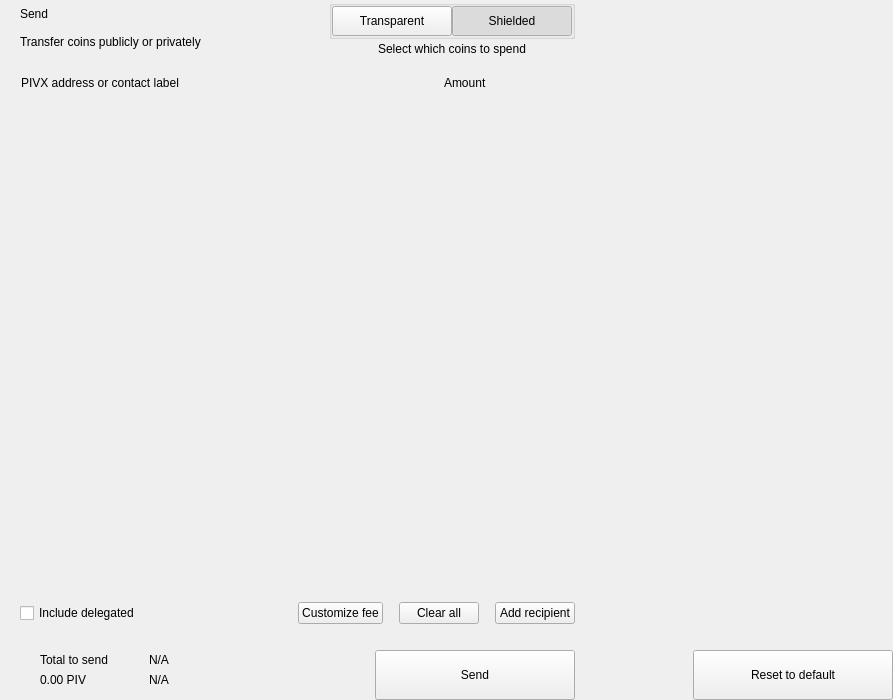
<?xml version="1.0" encoding="UTF-8"?>
<ui version="4.0">
 <class>send</class>
 <widget class="QWidget" name="send">
  <property name="geometry">
   <rect>
    <x>0</x>
    <y>0</y>
    <width>893</width>
    <height>700</height>
   </rect>
  </property>
  <property name="windowTitle">
   <string>Form</string>
  </property>
  <layout class="QHBoxLayout" name="horizontalLayout_2" stretch="2,1">
   <property name="spacing">
    <number>0</number>
   </property>
   <property name="leftMargin">
    <number>0</number>
   </property>
   <property name="topMargin">
    <number>0</number>
   </property>
   <property name="rightMargin">
    <number>0</number>
   </property>
   <property name="bottomMargin">
    <number>0</number>
   </property>
   <item>
    <widget class="QWidget" name="left" native="true">
     <layout class="QVBoxLayout" name="verticalLayout_3">
      <property name="spacing">
       <number>0</number>
      </property>
      <property name="leftMargin">
       <number>0</number>
      </property>
      <property name="topMargin">
       <number>0</number>
      </property>
      <property name="rightMargin">
       <number>0</number>
      </property>
      <property name="bottomMargin">
       <number>0</number>
      </property>
      <item>
       <layout class="QVBoxLayout" name="verticalLayout_22" stretch="0,0,0,1,0,0,0,0">
        <property name="spacing">
         <number>0</number>
        </property>
        <item>
         <layout class="QHBoxLayout" name="horizontalLayout_3">
          <property name="spacing">
           <number>0</number>
          </property>
          <property name="leftMargin">
           <number>20</number>
          </property>
          <property name="rightMargin">
           <number>20</number>
          </property>
          <item>
           <layout class="QVBoxLayout" name="verticalLayout">
            <property name="spacing">
             <number>0</number>
            </property>
            <item>
             <widget class="QLabel" name="labelTitle">
              <property name="text">
               <string>Send</string>
              </property>
              <property name="alignment">
               <set>Qt::AlignLeading|Qt::AlignLeft|Qt::AlignVCenter</set>
              </property>
             </widget>
            </item>
            <item>
             <widget class="QLabel" name="labelSubtitle1">
              <property name="text">
               <string>Transfer coins publicly or privately</string>
              </property>
             </widget>
            </item>
           </layout>
          </item>
          <item>
           <spacer name="horizontalSpacer">
            <property name="orientation">
             <enum>Qt::Horizontal</enum>
            </property>
            <property name="sizeHint" stdset="0">
             <size>
              <width>40</width>
              <height>20</height>
             </size>
            </property>
           </spacer>
          </item>
          <item>
           <layout class="QVBoxLayout" name="verticalLayout_6">
            <property name="spacing">
             <number>3</number>
            </property>
            <item alignment="Qt::AlignHCenter">
             <widget class="QGroupBox" name="groupBox">
              <property name="styleSheet">
               <string notr="true">#groupBox{
padding-top:2px;
}</string>
              </property>
              <property name="title">
               <string/>
              </property>
              <property name="alignment">
               <set>Qt::AlignCenter</set>
              </property>
              <layout class="QHBoxLayout" name="horizontalLayout_4">
               <property name="spacing">
                <number>0</number>
               </property>
               <property name="leftMargin">
                <number>0</number>
               </property>
               <property name="topMargin">
                <number>0</number>
               </property>
               <property name="rightMargin">
                <number>0</number>
               </property>
               <property name="bottomMargin">
                <number>0</number>
               </property>
               <item>
                <widget class="QPushButton" name="pushLeft">
                 <property name="minimumSize">
                  <size>
                   <width>120</width>
                   <height>30</height>
                  </size>
                 </property>
                 <property name="maximumSize">
                  <size>
                   <width>120</width>
                   <height>30</height>
                  </size>
                 </property>
                 <property name="focusPolicy">
                  <enum>Qt::NoFocus</enum>
                 </property>
                 <property name="text">
                  <string>Transparent</string>
                 </property>
                 <property name="checkable">
                  <bool>true</bool>
                 </property>
                 <property name="autoExclusive">
                  <bool>true</bool>
                 </property>
                </widget>
               </item>
               <item>
                <widget class="QPushButton" name="pushRight">
                 <property name="minimumSize">
                  <size>
                   <width>120</width>
                   <height>30</height>
                  </size>
                 </property>
                 <property name="maximumSize">
                  <size>
                   <width>120</width>
                   <height>30</height>
                  </size>
                 </property>
                 <property name="focusPolicy">
                  <enum>Qt::NoFocus</enum>
                 </property>
                 <property name="text">
                  <string>Shielded</string>
                 </property>
                 <property name="checkable">
                  <bool>true</bool>
                 </property>
                 <property name="checked">
                  <bool>true</bool>
                 </property>
                 <property name="autoExclusive">
                  <bool>true</bool>
                 </property>
                </widget>
               </item>
              </layout>
             </widget>
            </item>
            <item alignment="Qt::AlignHCenter|Qt::AlignTop">
             <widget class="QLabel" name="labelSubtitle2">
              <property name="styleSheet">
               <string notr="true"/>
              </property>
              <property name="text">
               <string>Select which coins to spend</string>
              </property>
              <property name="alignment">
               <set>Qt::AlignCenter</set>
              </property>
              <property name="indent">
               <number>0</number>
              </property>
             </widget>
            </item>
           </layout>
          </item>
         </layout>
        </item>
        <item>
         <spacer name="verticalSpacer_2">
          <property name="orientation">
           <enum>Qt::Vertical</enum>
          </property>
          <property name="sizeType">
           <enum>QSizePolicy::Fixed</enum>
          </property>
          <property name="sizeHint" stdset="0">
           <size>
            <width>20</width>
            <height>20</height>
           </size>
          </property>
         </spacer>
        </item>
        <item>
         <layout class="QHBoxLayout" name="horizontalLayout" stretch="6,0,2">
          <property name="spacing">
           <number>0</number>
          </property>
          <property name="leftMargin">
           <number>10</number>
          </property>
          <property name="topMargin">
           <number>0</number>
          </property>
          <property name="rightMargin">
           <number>20</number>
          </property>
          <property name="bottomMargin">
           <number>0</number>
          </property>
          <item>
           <widget class="QLabel" name="labelSubtitleAddress">
            <property name="styleSheet">
             <string notr="true">margin-left:8px;</string>
            </property>
            <property name="text">
             <string>PIVX address or contact label</string>
            </property>
           </widget>
          </item>
          <item>
           <spacer name="horizontalSpacer_3">
            <property name="orientation">
             <enum>Qt::Horizontal</enum>
            </property>
            <property name="sizeType">
             <enum>QSizePolicy::Fixed</enum>
            </property>
            <property name="sizeHint" stdset="0">
             <size>
              <width>40</width>
              <height>1</height>
             </size>
            </property>
           </spacer>
          </item>
          <item>
           <widget class="QLabel" name="labelSubtitleAmount">
            <property name="text">
             <string>Amount</string>
            </property>
           </widget>
          </item>
         </layout>
        </item>
        <item>
         <widget class="QScrollArea" name="scrollArea">
          <property name="minimumSize">
           <size>
            <width>0</width>
            <height>350</height>
           </size>
          </property>
          <property name="styleSheet">
           <string notr="true">#scrollArea {
            background:transparent;
            margin-top:10px;
}</string>
          </property>
          <property name="horizontalScrollBarPolicy">
           <enum>Qt::ScrollBarAlwaysOff</enum>
          </property>
          <property name="sizeAdjustPolicy">
           <enum>QAbstractScrollArea::AdjustIgnored</enum>
          </property>
          <property name="widgetResizable">
           <bool>true</bool>
          </property>
          <property name="alignment">
           <set>Qt::AlignLeading|Qt::AlignLeft|Qt::AlignTop</set>
          </property>
          <widget class="QWidget" name="scrollAreaWidgetContents">
           <property name="geometry">
            <rect>
             <x>0</x>
             <y>0</y>
             <width>591</width>
             <height>16</height>
            </rect>
           </property>
           <property name="sizePolicy">
            <sizepolicy hsizetype="Preferred" vsizetype="Maximum">
             <horstretch>0</horstretch>
             <verstretch>0</verstretch>
            </sizepolicy>
           </property>
           <property name="autoFillBackground">
            <bool>false</bool>
           </property>
           <property name="styleSheet">
            <string notr="true">#scrollAreaWidgetContents {
             background:transparent;
             }</string>
           </property>
           <layout class="QVBoxLayout" name="verticalLayout_7">
            <property name="spacing">
             <number>0</number>
            </property>
            <property name="sizeConstraint">
             <enum>QLayout::SetDefaultConstraint</enum>
            </property>
            <property name="leftMargin">
             <number>0</number>
            </property>
            <property name="topMargin">
             <number>0</number>
            </property>
            <property name="rightMargin">
             <number>0</number>
            </property>
            <property name="bottomMargin">
             <number>0</number>
            </property>
           </layout>
          </widget>
         </widget>
        </item>
        <item>
         <spacer name="verticalSpacer_4">
          <property name="orientation">
           <enum>Qt::Vertical</enum>
          </property>
          <property name="sizeType">
           <enum>QSizePolicy::Fixed</enum>
          </property>
          <property name="sizeHint" stdset="0">
           <size>
            <width>20</width>
            <height>20</height>
           </size>
          </property>
         </spacer>
        </item>
        <item>
         <layout class="QHBoxLayout" name="horizontalLayout_20">
          <property name="spacing">
           <number>6</number>
          </property>
          <property name="leftMargin">
           <number>20</number>
          </property>
          <property name="rightMargin">
           <number>20</number>
          </property>
          <item>
           <widget class="QCheckBox" name="checkBoxDelegations">
            <property name="layoutDirection">
             <enum>Qt::LeftToRight</enum>
            </property>
            <property name="text">
             <string>Include delegated</string>
            </property>
           </widget>
          </item>
          <item>
           <spacer name="horizontalSpacer_4">
            <property name="orientation">
             <enum>Qt::Horizontal</enum>
            </property>
            <property name="sizeHint" stdset="0">
             <size>
              <width>10</width>
              <height>20</height>
             </size>
            </property>
           </spacer>
          </item>
          <item>
           <widget class="QPushButton" name="pushButtonFee">
            <property name="focusPolicy">
             <enum>Qt::NoFocus</enum>
            </property>
            <property name="text">
             <string>Customize fee</string>
            </property>
           </widget>
          </item>
          <item>
           <spacer name="horizontalSpacer_11">
            <property name="orientation">
             <enum>Qt::Horizontal</enum>
            </property>
            <property name="sizeType">
             <enum>QSizePolicy::Minimum</enum>
            </property>
            <property name="sizeHint" stdset="0">
             <size>
              <width>10</width>
              <height>20</height>
             </size>
            </property>
           </spacer>
          </item>
          <item>
           <widget class="QPushButton" name="pushButtonClear">
            <property name="focusPolicy">
             <enum>Qt::NoFocus</enum>
            </property>
            <property name="layoutDirection">
             <enum>Qt::RightToLeft</enum>
            </property>
            <property name="text">
             <string>Clear all</string>
            </property>
           </widget>
          </item>
          <item>
           <spacer name="horizontalSpacer_6">
            <property name="orientation">
             <enum>Qt::Horizontal</enum>
            </property>
            <property name="sizeType">
             <enum>QSizePolicy::Fixed</enum>
            </property>
            <property name="sizeHint" stdset="0">
             <size>
              <width>10</width>
              <height>20</height>
             </size>
            </property>
           </spacer>
          </item>
          <item>
           <widget class="QPushButton" name="pushButtonAddRecipient">
            <property name="focusPolicy">
             <enum>Qt::NoFocus</enum>
            </property>
            <property name="text">
             <string>Add recipient</string>
            </property>
           </widget>
          </item>
         </layout>
        </item>
        <item>
         <spacer name="verticalSpacer">
          <property name="orientation">
           <enum>Qt::Vertical</enum>
          </property>
          <property name="sizeType">
           <enum>QSizePolicy::Fixed</enum>
          </property>
          <property name="sizeHint" stdset="0">
           <size>
            <width>20</width>
            <height>16</height>
           </size>
          </property>
         </spacer>
        </item>
        <item>
         <layout class="QHBoxLayout" name="horizontalLayout_7">
          <property name="rightMargin">
           <number>20</number>
          </property>
          <item>
           <layout class="QHBoxLayout" name="horizontalLayout_10">
            <property name="spacing">
             <number>0</number>
            </property>
            <property name="leftMargin">
             <number>8</number>
            </property>
            <item>
             <widget class="QStackedWidget" name="stackedWidget">
              <property name="minimumSize">
               <size>
                <width>0</width>
                <height>60</height>
               </size>
              </property>
              <property name="maximumSize">
               <size>
                <width>16777215</width>
                <height>60</height>
               </size>
              </property>
              <widget class="QWidget" name="page1">
               <layout class="QVBoxLayout" name="verticalLayout_71" stretch="0">
                <property name="spacing">
                 <number>6</number>
                </property>
                <property name="leftMargin">
                 <number>12</number>
                </property>
                <property name="topMargin">
                 <number>0</number>
                </property>
                <property name="rightMargin">
                 <number>0</number>
                </property>
                <property name="bottomMargin">
                 <number>0</number>
                </property>
                <item>
                 <widget class="QWidget" name="coinWidget" native="true">
                  <property name="minimumSize">
                   <size>
                    <width>0</width>
                    <height>60</height>
                   </size>
                  </property>
                  <property name="maximumSize">
                   <size>
                    <width>16777215</width>
                    <height>60</height>
                   </size>
                  </property>
                  <layout class="QHBoxLayout" name="horizontalLayout_9">
                   <property name="spacing">
                    <number>0</number>
                   </property>
                   <property name="leftMargin">
                    <number>20</number>
                   </property>
                   <property name="topMargin">
                    <number>10</number>
                   </property>
                   <property name="rightMargin">
                    <number>20</number>
                   </property>
                   <property name="bottomMargin">
                    <number>10</number>
                   </property>
                   <item>
                    <layout class="QVBoxLayout" name="verticalSend">
                     <property name="spacing">
                      <number>0</number>
                     </property>
                     <item>
                      <widget class="QLabel" name="labelTitleTotalSend">
                       <property name="text">
                        <string>Total to send</string>
                       </property>
                      </widget>
                     </item>
                     <item>
                      <widget class="QLabel" name="labelAmountSend">
                       <property name="text">
                        <string notr="true">0.00 PIV</string>
                       </property>
                      </widget>
                     </item>
                    </layout>
                   </item>
                   <item>
                    <spacer name="horizontalSpacer_9">
                     <property name="orientation">
                      <enum>Qt::Horizontal</enum>
                     </property>
                     <property name="sizeType">
                      <enum>QSizePolicy::Fixed</enum>
                     </property>
                     <property name="sizeHint" stdset="0">
                      <size>
                       <width>20</width>
                       <height>20</height>
                      </size>
                     </property>
                    </spacer>
                   </item>
                   <item>
                    <widget class="QLabel" name="labelLine">
                     <property name="minimumSize">
                      <size>
                       <width>1</width>
                       <height>0</height>
                      </size>
                     </property>
                     <property name="maximumSize">
                      <size>
                       <width>1</width>
                       <height>16777215</height>
                      </size>
                     </property>
                     <property name="text">
                      <string/>
                     </property>
                    </widget>
                   </item>
                   <item>
                    <spacer name="horizontalSpacer_10">
                     <property name="orientation">
                      <enum>Qt::Horizontal</enum>
                     </property>
                     <property name="sizeType">
                      <enum>QSizePolicy::Fixed</enum>
                     </property>
                     <property name="sizeHint" stdset="0">
                      <size>
                       <width>20</width>
                       <height>20</height>
                      </size>
                     </property>
                    </spacer>
                   </item>
                   <item>
                    <layout class="QVBoxLayout" name="verticalRemaining">
                     <property name="spacing">
                      <number>0</number>
                     </property>
                     <item>
                      <widget class="QLabel" name="labelTitleTotalRemaining">
                       <property name="text">
                        <string notr="true">N/A</string>
                       </property>
                      </widget>
                     </item>
                     <item>
                      <widget class="QLabel" name="labelAmountRemaining">
                       <property name="text">
                        <string notr="true">N/A</string>
                       </property>
                      </widget>
                     </item>
                    </layout>
                   </item>
                  </layout>
                 </widget>
                </item>
               </layout>
              </widget>
              <widget class="QWidget" name="page_2"/>
             </widget>
            </item>
           </layout>
          </item>
          <item>
           <spacer name="horizontalSpacer_5">
            <property name="orientation">
             <enum>Qt::Horizontal</enum>
            </property>
            <property name="sizeType">
             <enum>QSizePolicy::Expanding</enum>
            </property>
            <property name="sizeHint" stdset="0">
             <size>
              <width>40</width>
              <height>20</height>
             </size>
            </property>
           </spacer>
          </item>
          <item alignment="Qt::AlignBottom">
           <widget class="QPushButton" name="pushButtonSave">
            <property name="minimumSize">
             <size>
              <width>200</width>
              <height>50</height>
             </size>
            </property>
            <property name="maximumSize">
             <size>
              <width>200</width>
              <height>50</height>
             </size>
            </property>
            <property name="focusPolicy">
             <enum>Qt::NoFocus</enum>
            </property>
            <property name="text">
             <string>Send</string>
            </property>
           </widget>
          </item>
         </layout>
        </item>
       </layout>
      </item>
     </layout>
    </widget>
   </item>
   <item>
    <widget class="QWidget" name="right" native="true">
     <layout class="QVBoxLayout" name="verticalLayout_5">
      <property name="leftMargin">
       <number>0</number>
      </property>
      <property name="topMargin">
       <number>0</number>
      </property>
      <property name="rightMargin">
       <number>0</number>
      </property>
      <property name="bottomMargin">
       <number>0</number>
      </property>
      <item>
       <layout class="QVBoxLayout" name="verticalLayout_4">
        <property name="spacing">
         <number>6</number>
        </property>
        <item>
         <widget class="OptionButton" name="btnCoinControl" native="true">
          <property name="minimumSize">
           <size>
            <width>0</width>
            <height>50</height>
           </size>
          </property>
         </widget>
        </item>
        <item>
         <widget class="OptionButton" name="btnChangeAddress" native="true">
          <property name="minimumSize">
           <size>
            <width>0</width>
            <height>50</height>
           </size>
          </property>
         </widget>
        </item>
        <item>
         <widget class="OptionButton" name="btnUri" native="true">
          <property name="minimumSize">
           <size>
            <width>0</width>
            <height>50</height>
           </size>
          </property>
         </widget>
        </item>
        <item>
         <widget class="OptionButton" name="btnShieldCoins" native="true">
          <property name="minimumSize">
           <size>
            <width>0</width>
            <height>50</height>
           </size>
          </property>
         </widget>
        </item>
        <item>
         <spacer name="verticalSpacer_5">
          <property name="orientation">
           <enum>Qt::Vertical</enum>
          </property>
          <property name="sizeHint" stdset="0">
           <size>
            <width>20</width>
            <height>40</height>
           </size>
          </property>
         </spacer>
        </item>
        <item>
         <layout class="QHBoxLayout" name="horizontalLayout_8">
          <item>
           <spacer name="horizontalSpacer_7">
            <property name="orientation">
             <enum>Qt::Horizontal</enum>
            </property>
            <property name="sizeHint" stdset="0">
             <size>
              <width>40</width>
              <height>20</height>
             </size>
            </property>
           </spacer>
          </item>
          <item>
           <widget class="QPushButton" name="pushButtonReset">
            <property name="minimumSize">
             <size>
              <width>200</width>
              <height>50</height>
             </size>
            </property>
            <property name="maximumSize">
             <size>
              <width>200</width>
              <height>50</height>
             </size>
            </property>
            <property name="focusPolicy">
             <enum>Qt::NoFocus</enum>
            </property>
            <property name="text">
             <string>Reset to default</string>
            </property>
           </widget>
          </item>
         </layout>
        </item>
       </layout>
      </item>
     </layout>
    </widget>
   </item>
  </layout>
 </widget>
 <customwidgets>
  <customwidget>
   <class>OptionButton</class>
   <extends>QWidget</extends>
   <header>qt/pivx/optionbutton.h</header>
   <container>1</container>
  </customwidget>
 </customwidgets>
 <resources/>
 <connections/>
</ui>
